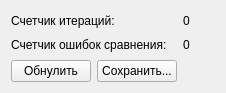
<?xml version="1.0" encoding="UTF-8"?>
<ui version="4.0">
 <class>Form</class>
 <widget class="QWidget" name="Form">
  <property name="geometry">
   <rect>
    <x>0</x>
    <y>0</y>
    <width>226</width>
    <height>93</height>
   </rect>
  </property>
  <property name="windowTitle">
   <string>Dialog</string>
  </property>
  <layout class="QGridLayout" name="gridLayout">
   <item row="0" column="3">
    <widget class="QLabel" name="counter_iter">
     <property name="text">
      <string>0</string>
     </property>
    </widget>
   </item>
   <item row="2" column="0">
    <layout class="QHBoxLayout" name="horizontalLayout">
     <item>
      <widget class="QPushButton" name="toZero">
       <property name="text">
        <string>Обнулить</string>
       </property>
      </widget>
     </item>
     <item>
      <widget class="QPushButton" name="save">
       <property name="text">
        <string>Сохранить...</string>
       </property>
      </widget>
     </item>
    </layout>
   </item>
   <item row="0" column="0">
    <widget class="QLabel" name="label">
     <property name="text">
      <string>Счетчик итераций:</string>
     </property>
    </widget>
   </item>
   <item row="1" column="3">
    <widget class="QLabel" name="counter_err">
     <property name="text">
      <string>0</string>
     </property>
    </widget>
   </item>
   <item row="1" column="0">
    <widget class="QLabel" name="label_3">
     <property name="text">
      <string>Счетчик ошибок сравнения:</string>
     </property>
    </widget>
   </item>
  </layout>
 </widget>
 <resources/>
 <connections/>
</ui>
